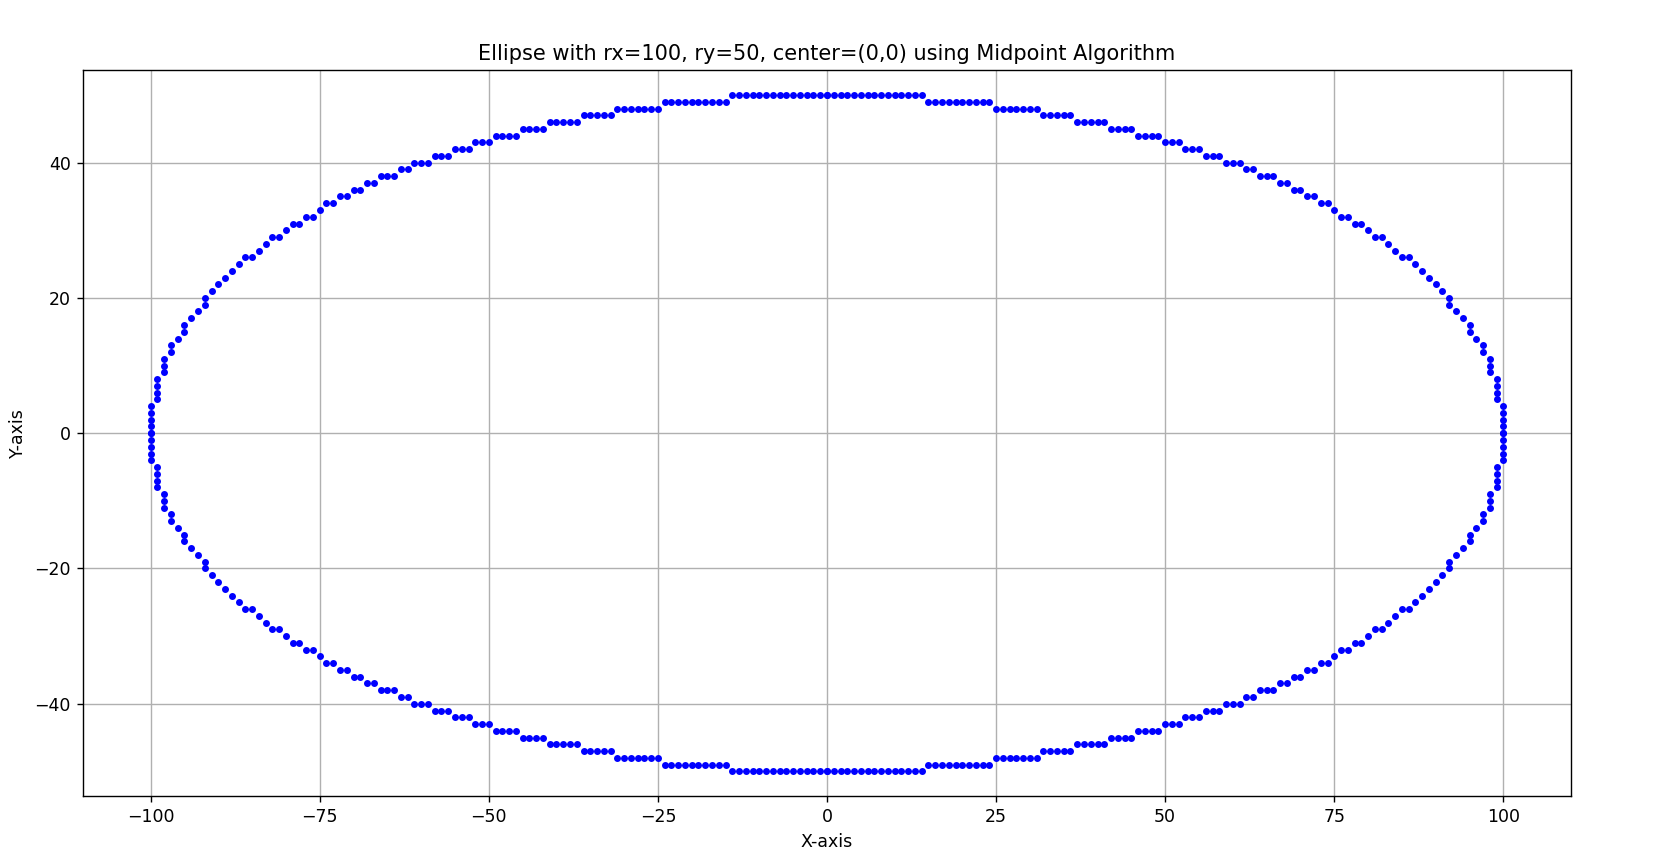

Write Python code to recreate this figure.
import matplotlib.pyplot as plt
def plot_ellipse_points(xc,yc,x,y,xes, yess):
    pts=[
        (x+xc, y+yc),
        (-x+xc, y+yc),
        (x+xc, -y+yc),
        (-x+xc, -y+yc)
    ]
    for px,py in pts:
        xes.append(px)
        yess.append(py)

def ellipse_midpoint(rx, ry, xc=0, yc=0):
    rx2 =rx * rx
    ry2 =ry * ry
    x = 0
    y = ry
    xes,yes = [],[]

    # Initial decision parameter of region 1
    p1 = ry2 - (rx2 * ry) + (0.25 * rx2)
    plot_ellipse_points(xc,yc,x,y,xes,yes)

    while (2 * ry2 * x) < (2 * rx2 * y):
        x += 1
        if p1 < 0:
            p1 = p1 + (2 * ry2 * x) + ry2
        else:
            y -= 1
            p1 = p1 + (2 * ry2 * x) - (2 * rx2 * y) + ry2
        plot_ellipse_points(xc,yc,x,y,xes,yes)
    # Initial decision parameter of region 2
    p2 = (ry2 * (x + 0.5) ** 2) + (rx2 * (y - 1) ** 2) - (rx2 * ry2)
    while y > 0:
        y -= 1
        if p2 > 0:
            p2 = p2 - (2 * rx2 * y) + rx2
        else:
            x += 1
            p2 = p2 + (2 * ry2 * x) - (2 * rx2 * y) + rx2
        plot_ellipse_points(xc,yc,x,y,xes,yes)
    return xes, yes

def plot_midpoint_ellipse(rx, ry, xc=0, yc=0):
    xes, yes = ellipse_midpoint(rx, ry, xc, yc)
    plt.figure()
    plt.plot(xes, yes, 'b.')
    plt.title(f'Ellipse with rx={rx}, ry={ry}, center=({xc},{yc}) using Midpoint Algorithm')
    plt.xlabel('X-axis')
    plt.ylabel('Y-axis')
    plt.axis('equal')
    plt.grid()
    plt.show()

plot_midpoint_ellipse(100, 50, 0, 0)
